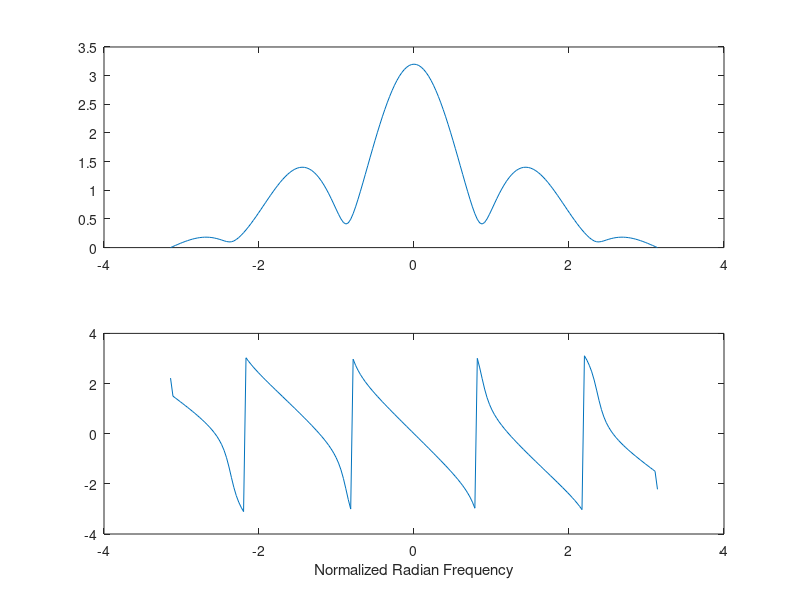

MATLAB code for this plot:
%{

http://dspfirst.gatech.edu/chapters/DSP1st2eLabs/BPFnullingFilters.pdf

%}

%{

Given a set of FIR coefficients, freqz() returns the frequency response (magnitude and phase) of the FIR filter.

%}

pkg load signal;

f = [0.4, 0.6, 0.3, 0.2, 0.7, 0.8, 0.2];
w = -pi:(pi/100):pi;
H = freqz(f, 1, w);
subplot(2, 1, 1);
plot(w, abs(H));
subplot(2, 1, 2);
plot(w, angle(H));
xlabel('Normalized Radian Frequency');
pause;
